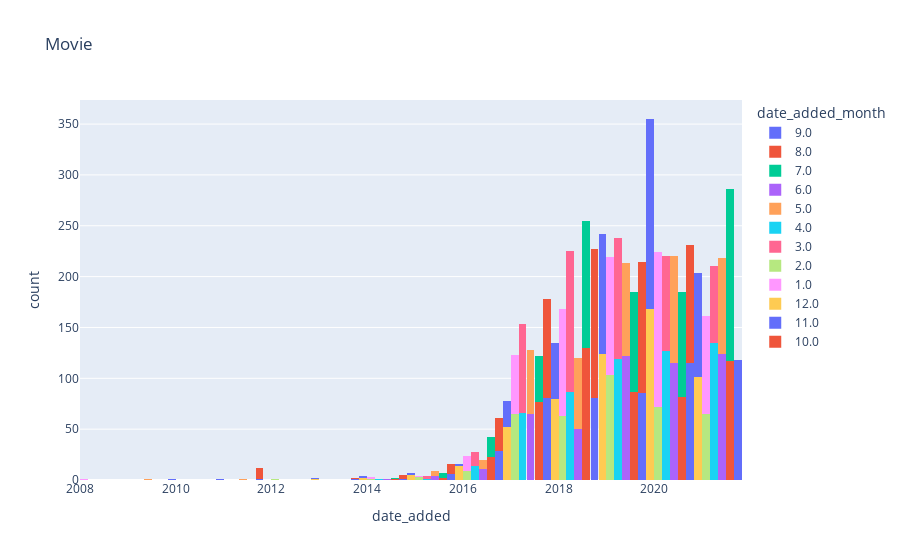

The cell this chart's notebook holds for it:
### Code cell
px.histogram(data_frame= data_df[data_df['type'] == 'Movie'], x = 'date_added', title= 'Movie',  color='date_added_month')

### Figure 1 — Plotly figure (JSON) as saved in the notebook; plotly's stock layout.template omitted (floating-point values rounded to 4 significant figures; data arrays with more than 128 entries replaced by an {"elided": "..."} marker saying what was removed)
{"data": [{"alignmentgroup": "True", "bingroup": "x", "hovertemplate": "date_added_month=9.0<br>date_added=%{x}<br>count=%{y}<extra></extra>", "legendgroup": "9.0", "marker": {"color": "#636efa", "pattern": {"shape": ""}}, "name": "9.0", "offsetgroup": "9.0", "orientation": "v", "showlegend": true, "type": "histogram", "x": {"elided": "519 str values"}, "xaxis": "x", "yaxis": "y"}, {"alignmentgroup": "True", "bingroup": "x", "hovertemplate": "date_added_month=8.0<br>date_added=%{x}<br>count=%{y}<extra></extra>", "legendgroup": "8.0", "marker": {"color": "#EF553B", "pattern": {"shape": ""}}, "name": "8.0", "offsetgroup": "8.0", "orientation": "v", "showlegend": true, "type": "histogram", "x": {"elided": "519 str values"}, "xaxis": "x", "yaxis": "y"}, {"alignmentgroup": "True", "bingroup": "x", "hovertemplate": "date_added_month=7.0<br>date_added=%{x}<br>count=%{y}<extra></extra>", "legendgroup": "7.0", "marker": {"color": "#00cc96", "pattern": {"shape": ""}}, "name": "7.0", "offsetgroup": "7.0", "orientation": "v", "showlegend": true, "type": "histogram", "x": {"elided": "565 str values"}, "xaxis": "x", "yaxis": "y"}, {"alignmentgroup": "True", "bingroup": "x", "hovertemplate": "date_added_month=6.0<br>date_added=%{x}<br>count=%{y}<extra></extra>", "legendgroup": "6.0", "marker": {"color": "#ab63fa", "pattern": {"shape": ""}}, "name": "6.0", "offsetgroup": "6.0", "orientation": "v", "showlegend": true, "type": "histogram", "x": {"elided": "492 str values"}, "xaxis": "x", "yaxis": "y"}, {"alignmentgroup": "True", "bingroup": "x", "hovertemplate": "date_added_month=5.0<br>date_added=%{x}<br>count=%{y}<extra></extra>", "legendgroup": "5.0", "marker": {"color": "#FFA15A", "pattern": {"shape": ""}}, "name": "5.0", "offsetgroup": "5.0", "orientation": "v", "showlegend": true, "type": "histogram", "x": {"elided": "439 str values"}, "xaxis": "x", "yaxis": "y"}, {"alignmentgroup": "True", "bingroup": "x", "hovertemplate": "date_added_month=4.0<br>date_added=%{x}<br>count=%{y}<extra></extra>", "legendgroup": "4.0", "marker": {"color": "#19d3f3", "pattern": {"shape": ""}}, "name": "4.0", "offsetgroup": "4.0", "orientation": "v", "showlegend": true, "type": "histogram", "x": {"elided": "550 str values"}, "xaxis": "x", "yaxis": "y"}, {"alignmentgroup": "True", "bingroup": "x", "hovertemplate": "date_added_month=3.0<br>date_added=%{x}<br>count=%{y}<extra></extra>", "legendgroup": "3.0", "marker": {"color": "#FF6692", "pattern": {"shape": ""}}, "name": "3.0", "offsetgroup": "3.0", "orientation": "v", "showlegend": true, "type": "histogram", "x": {"elided": "529 str values"}, "xaxis": "x", "yaxis": "y"}, {"alignmentgroup": "True", "bingroup": "x", "hovertemplate": "date_added_month=2.0<br>date_added=%{x}<br>count=%{y}<extra></extra>", "legendgroup": "2.0", "marker": {"color": "#B6E880", "pattern": {"shape": ""}}, "name": "2.0", "offsetgroup": "2.0", "orientation": "v", "showlegend": true, "type": "histogram", "x": {"elided": "382 str values"}, "xaxis": "x", "yaxis": "y"}, {"alignmentgroup": "True", "bingroup": "x", "hovertemplate": "date_added_month=1.0<br>date_added=%{x}<br>count=%{y}<extra></extra>", "legendgroup": "1.0", "marker": {"color": "#FF97FF", "pattern": {"shape": ""}}, "name": "1.0", "offsetgroup": "1.0", "orientation": "v", "showlegend": true, "type": "histogram", "x": {"elided": "546 str values"}, "xaxis": "x", "yaxis": "y"}, {"alignmentgroup": "True", "bingroup": "x", "hovertemplate": "date_added_month=12.0<br>date_added=%{x}<br>count=%{y}<extra></extra>", "legendgroup": "12.0", "marker": {"color": "#FECB52", "pattern": {"shape": ""}}, "name": "12.0", "offsetgroup": "12.0", "orientation": "v", "showlegend": true, "type": "histogram", "x": {"elided": "547 str values"}, "xaxis": "x", "yaxis": "y"}, {"alignmentgroup": "True", "bingroup": "x", "hovertemplate": "date_added_month=11.0<br>date_added=%{x}<br>count=%{y}<extra></extra>", "legendgroup": "11.0", "marker": {"color": "#636efa", "pattern": {"shape": ""}}, "name": "11.0", "offsetgroup": "11.0", "orientation": "v", "showlegend": true, "type": "histogram", "x": {"elided": "498 str values"}, "xaxis": "x", "yaxis": "y"}, {"alignmentgroup": "True", "bingroup": "x", "hovertemplate": "date_added_month=10.0<br>date_added=%{x}<br>count=%{y}<extra></extra>", "legendgroup": "10.0", "marker": {"color": "#EF553B", "pattern": {"shape": ""}}, "name": "10.0", "offsetgroup": "10.0", "orientation": "v", "showlegend": true, "type": "histogram", "x": {"elided": "545 str values"}, "xaxis": "x", "yaxis": "y"}], "layout": {"barmode": "relative", "legend": {"title": {"text": "date_added_month"}, "tracegroupgap": 0}, "title": {"text": "Movie"}, "xaxis": {"anchor": "y", "domain": [0, 1], "title": {"text": "date_added"}}, "yaxis": {"anchor": "x", "domain": [0, 1], "title": {"text": "count"}}}}
